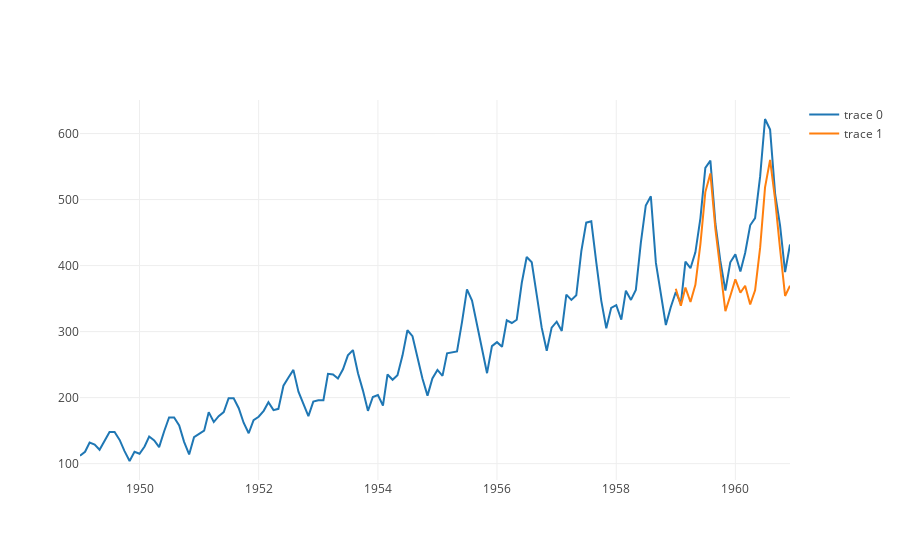

The code cell stored with this chart in its notebook:
### Code cell
plotting.plot_multiple_ts(ts, ts_pred)

### Figure 1 — Plotly figure (JSON) as saved in the notebook; plotly's stock layout.template omitted (floating-point values rounded to 4 significant figures; data arrays with more than 128 entries replaced by an {"elided": "..."} marker saying what was removed)
{"data": [{"type": "scatter", "uid": "45a23d1b-275c-4a98-a6a7-ca2d89d13732", "x": {"elided": "144 str values"}, "y": {"elided": "144 int values"}}, {"type": "scatter", "uid": "338b73cc-884a-45d5-b798-2d01e2c7cae4", "x": ["1959-01-01", "1959-02-01", "1959-03-01", "1959-04-01", "1959-05-01", "1959-06-01", "1959-07-01", "1959-08-01", "1959-09-01", "1959-10-01", "1959-11-01", "1959-12-01", "1960-01-01", "1960-02-01", "1960-03-01", "1960-04-01", "1960-05-01", "1960-06-01", "1960-07-01", "1960-08-01", "1960-09-01", "1960-10-01", "1960-11-01", "1960-12-01"], "y": [364.8, 339.1, 366.7, 344.8, 370.8, 432.9, 511.3, 539.5, 454.9, 391.1, 331.0, 353.9, 379.0, 358.9, 369.4, 341.1, 362.5, 427.1, 518.4, 560.1, 499.6, 425.7, 353.9, 369.4]}], "layout": {}}
